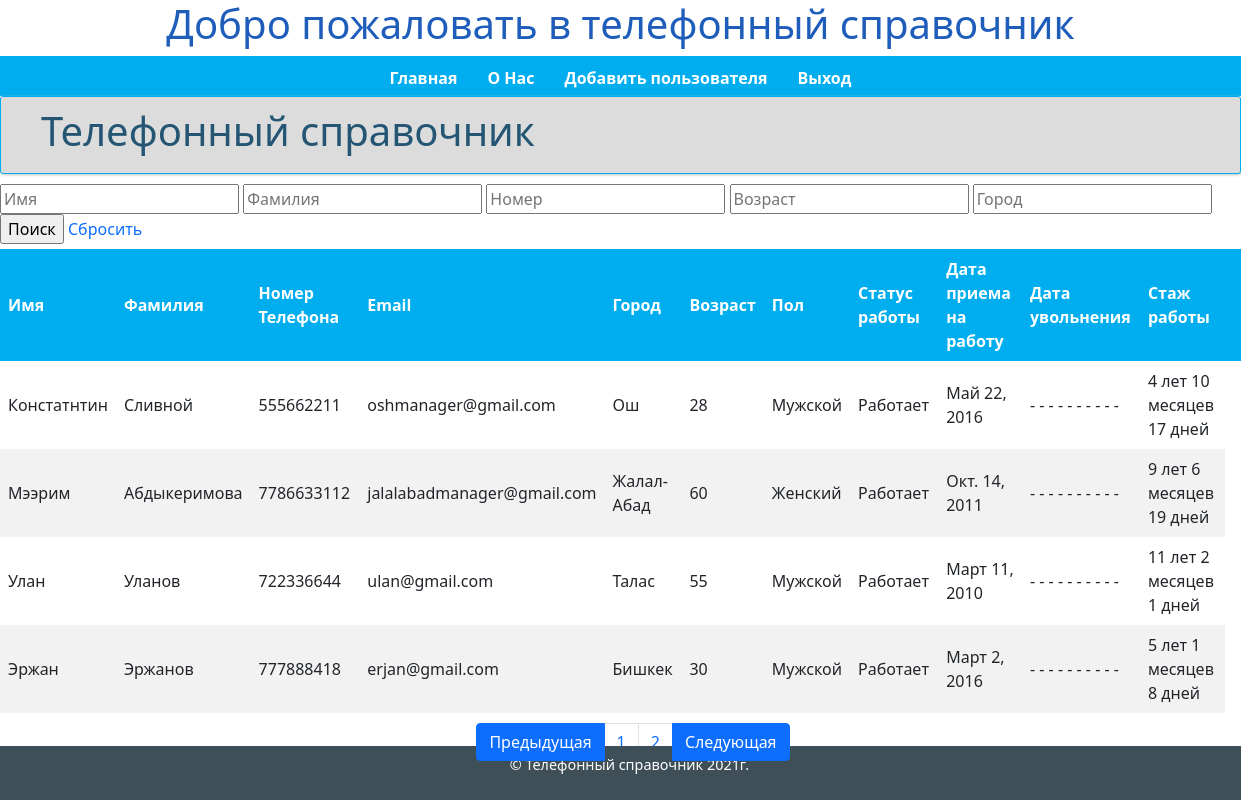
The app's page /main/?page=2 (signed in) with its own data.
### main/models.py (models this page shows, shortened)
class PhoneBook(models.Model):
    GENDER = (
        ('Мужской','Мужской'),
        ('Женский','Женский')
    )
    WORK_STATUS = (
        ('Работает','Работает'),
        ('Уволен','Уволен'),
        ('Отпуск','Отпуск'),
        ('Больничный','Больничный')
    )
    COUNTRIES = (
        ('Бишкек', 'Бишкек'),
        ('Ош', 'Ош'),
        ('Нарын', 'Нарын'),
        ('Каракол', 'Каракол'),
        ('Жалал-Абад', 'Жалал-Абад'),
        ('Баткен', 'Баткен'),
        ('Талас', 'Талас'),
    )
    owner = models.ForeignKey(
        User,
        on_delete=models.CASCADE,
        verbose_name='Владелец'
    )
    first_name = models.CharField(
        max_length=50,
        verbose_name='Имя'
    )
    last_name = models.CharField(
        max_length=50,
        verbose_name='Фамилия'
    )
    phone_number = models.DecimalField(
        max_digits=12,
        decimal_places=0,
        unique=True,
        verbose_name='Номер телефона'
    )
    email = models.EmailField(
        max_length= 60,
        unique=True
    )
    city = models.CharField(
        max_length=30,
        verbose_name='Город проживания',
        choices=COUNTRIES,
        default=COUNTRIES[0][1]
    )
    age = models.IntegerField(
        verbose_name='Возраст'
    )
    gender = models.CharField(
        max_length=25,
        verbose_name='Пол',
        choices=GENDER,
        default=GENDER[0:1]
    )
    work_status = models.CharField(
        max_length=25,
        verbose_name='Статус работы',
        choices=WORK_STATUS,
        default=WORK_STATUS[0:1]
    )
    employment_date = models.DateField(
        default=timezone.now,
        verbose_name='Дата приема на работу'
    )
    date_of_dismissal = models.DateField(
        verbose_name='Дата увольнения',
        blank=True,
        null=True
    )
    @property
    def count_experience(self):
        if self.date_of_dismissal:
            experience = self.date_of_dismissal - self.employment_date
        else:
            experience = dt.now().date() - self.employment_date
        years = int(experience.days // 365.25)
        month = int(experience.days // 30)
        days = int(experience.days)
        if month%12==0:
            month=0
        elif month%12!=0:
            month=month%12
        if days%30==0:
            days=0
        elif days%30!=0:
            days=days%30
        if years > 0:
            return f'{years} лет {month} месяцев {days} дней'
        else:
            return f'{month} месяцев {days} дней'
    class Meta:
        verbose_name_plural = 'Телефонная книга'
        verbose_name = 'Абонент'
        ordering = ('first_name',)

### main/views.py (the view)
# urls.py: path('main/', views.object_list, name='main'),
def object_list(request):
    query = request.GET.get('text1')
    query_1 = request.GET.get('text2')
    query_2 = request.GET.get('text3')
    query_3 = request.GET.get('text4')
    query_4 = request.GET.get('text5')
    requester = request.user
    if request.user.role == 'ADM':
        object_list = PhoneBook.objects.all()
    elif request.user.role == 'MNG':
        object_list = PhoneBook.objects.filter(city=requester.country)
    else:
        object_list = PhoneBook.objects.filter(owner=requester)
    if query or query_1 or query_2 or query_3 or query_4:
        object_list = PhoneBook.objects.filter(
            Q(first_name__icontains=query), Q(last_name__icontains=query_1), Q(phone_number__icontains=query_2), Q(age__icontains=query_3), Q(city__icontains=query_4)).distinct()
    paginator = Paginator(object_list, 10)
    page = request.GET.get('page')
    try:
        data = paginator.page(page)
    except PageNotAnInteger:
        data = paginator.page(1)
    except EmptyPage:
        data = paginator.page(paginator.num_pages)
    context = {
        'data': data,
    }
    return render(request, "main/index.html", context)

### main/models.py (called while the page is built)
    @property
    def is_active(self):
        return self.active

### main/templates/main/index.html (shortened to what this page needs)
{% load static %}
<!DOCTYPE html>
<html>
<head>
    <link rel="stylesheet" href="{% static 'css/style.min.css'%}">
    <link rel="stylesheet" href="{% static 'css/agenda.css'%}">
    <link href="https://cdn.jsdelivr.net/npm/bootstrap@5.0.0-beta1/dist/css/bootstrap.min.css" rel="stylesheet"
>
</head>
<body>
    <h1 align="center" style="color:rgb(31, 93, 187)">Добро пожаловать в телефонный справочник</h1>
    <div id="layout" class="x-borders">
        <div id="top-menu">
            <div>
                <ul>
                    <li><a href="http://127.0.0.1:8000/main/" title="Добро пожаловать на главную">Главная</a></li>
                    <li><a href="https://beeline.kg/ru" title="О Нас">О Нас</a></li>
                    {% if user.role == 'ADM' %}
                    <li><a href="{% url 'create' %}" title="Добавить пользователя">Добавить пользователя</a></li>
                    {% endif %}
                    {% if not user.is_authenticated %}
                    <li><a href="{% url 'register' %}" title="Регистрация">Регистрация</a></li>
                    <li><a href="{% url 'login' %}" title="Вход">Вход</a></li>
                    {% else %}
                    <li><a href="{% url 'logout' %}" title="Выход">Выход</a></li>
                    {% endif %}
                </ul>
            </div>
        </div>
        <div id="content">
            <div id="breadcrumb">
                <h1>Телефонный справочник</h1>
            </div>
            <form class="add-form" action="" method="GET">
                <div style="padding-bottom: 5px">
                    {% if user.role == 'ADM' %}
                    <input type='text' name='text1' placeholder="Имя">
                    <input type='text' name='text2' placeholder="Фамилия">
                    <input type='text' name='text3' placeholder="Номер">
                    <input type='text' name='text4' placeholder="Возраст">
                    <input type='text' name='text5' placeholder="Город">
                    <input type='submit' value='Поиск'>
                    <a href="http://127.0.0.1:8000/main/" title="Сбросить">Сбросить</a>
                    {% endif %}
                </div>
                <table id="phone-book">
                    <thead>
                        <tr>
                            <th>Имя</th>
                            <th>Фамилия</th>
                            <th>Номер Телефона</th>
                            <th>Еmail</th>
                            <th>Город</th>
                            <th>Возраст</th>
                            <th>Пол</th>
                            <th>Статус работы</th>
                            <th>Дата приема на работу</th>
                            <th>Дата увольнения</th>
                            <th>Стаж работы</th>
                            <th></th>
                        </tr>
                    </thead>
                    <tfoot>
                        {% for object in data %}
                        <tr>
                            <td>{{ object.first_name }}</td>
                            <td>{{ object.last_name }}</td>
                            <td>{{ object.phone_number }}</td>
                            <td>{{ object.email }}</td>
                            <td>{{ object.city }}</td>
                            <td>{{ object.age }}</td>
                            <td>{{ object.gender }}</td>
                            <td>{{ object.work_status }}</td>
                            <td>{{ object.employment_date }}</td>
                            {% if object.date_of_dismissal %}
                                <td>{{ object.date_of_dismissal }}</td>
                            {% else %}
                                <td>- - - - - - - - - -</td>
                            {% endif %}
                            <td>{{ object.count_experience }}</td>
                        </tr>
                        {% endfor %}
                    </tfoot>
                </table>
            </form>
        </div>
    </div>
    {% if data.has_other_pages %}
    <ul class="pagination justify-content-center">
        {% if data.has_previous %}
        <li class="page-item active"><a class="page-link"
                href="?page={{ data.previous_page_number }}{% if request.GET.q %}&q={{ request.GET.q }}{% endif %}">Предыдущая</a>
        </li>
        {% else %}
        <li class="page-item"><a class="page-link" href="#!">Предыдущая</a></li>
        {% endif %}
        {% for num in data.paginator.page_range %}
        {% if data.number == num %}
        <li class="page-item"><a class="page-link" href="#!">{{ num }}</a></li>
        {% else %}
        <li class="page-item"><a class="page-link"
                href="?page={{ num }}{% if request.GET.q %}&q={{ request.GET.q }}{% endif %}">{{ num }}</a></li>
        {% endif %}
        {% endfor %}
        {% if data.has_next %}
        <li class="page-item"><a class="page-link"
                href="?page={{ data.next_page_number }}{% if request.GET.q %}&q={{ request.GET.q }}{% endif %}">Следующая</a>
        </li>
        {% else %}
        <li class="page-item active"><a class="page-link" href="#!">Следующая</a></li>
        {% endif %}
    </ul>
    {% endif %}
    <footer>
        <p>&copy; Телефонный справочник 2021г.</p>
    </footer>
</body>
</html>

### main/static/css/agenda.css (style rules this page uses)
table { border-collapse: collapse; width: 100%; }
th, td { text-align: left; padding: 8px; }
tr:nth-child(even) { background-color: #f2f2f2 }
th { background-color: #00aeef; color: white; }
.add-form { padding: 10px 0; }
.add-form a { text-decoration: none; }

### records on screen
PhoneBook: first_name "Констатнтин", last_name "Сливной", phone_number "555662211", email "oshmanager@gmail.com", city "Ош", age "28", gender "Мужской", work_status "Работает", employment_date "Май 22, 2016", count_experience "4 лет 10 месяцев 17 дней"
PhoneBook: first_name "Мээрим", last_name "Абдыкеримова", phone_number "7786633112", email "jalalabadmanager@gmail.com", city "Жалал-Абад", age "60", gender "Женский", work_status "Работает", employment_date "Окт. 14, 2011", count_experience "9 лет 6 месяцев 19 дней"
PhoneBook: first_name "Улан", last_name "Уланов", phone_number "722336644", email "ulan@gmail.com", city "Талас", age "55", gender "Мужской", work_status "Работает", employment_date "Март 11, 2010", count_experience "11 лет 2 месяцев 1 дней"
PhoneBook: first_name "Эржан", last_name "Эржанов", phone_number "777888418", email "erjan@gmail.com", city "Бишкек", age "30", gender "Мужской", work_status "Работает", employment_date "Март 2, 2016", count_experience "5 лет 1 месяцев 8 дней"

### other values on screen
{{ num }} "1"
{{ num }} "2"
